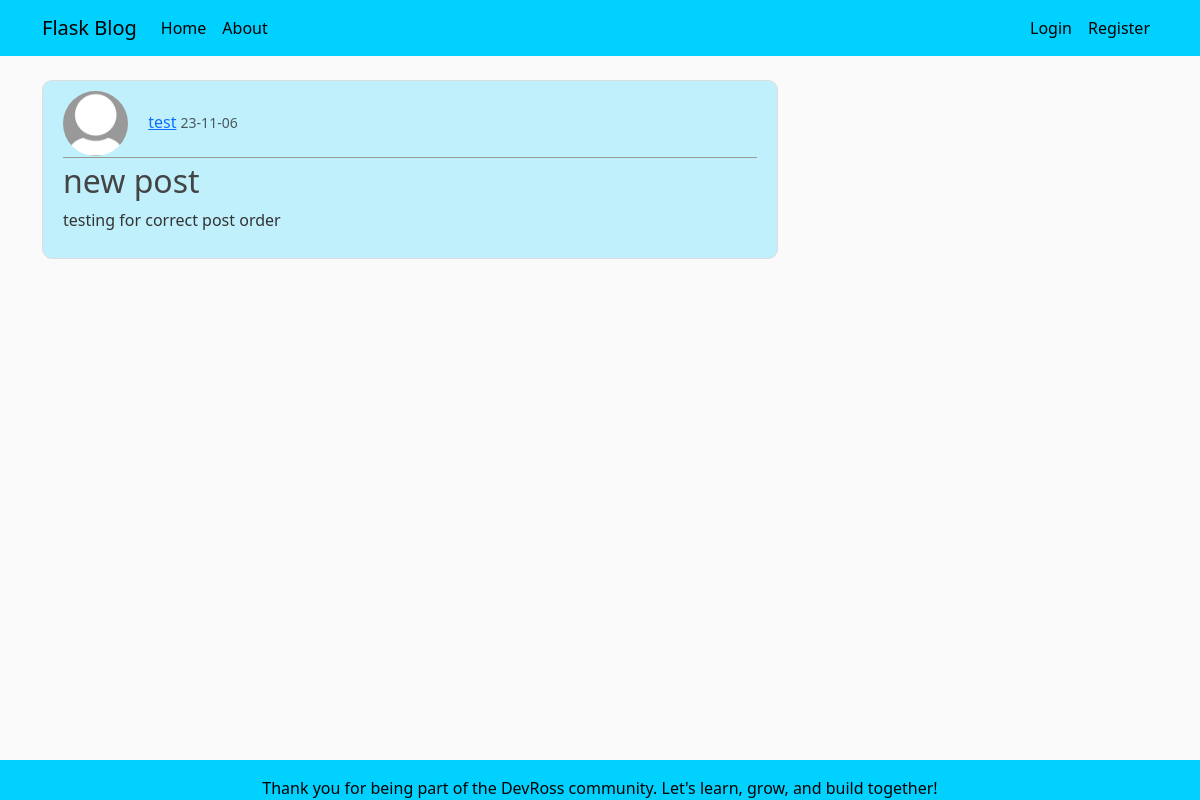
The page /post/12 on the database its author committed.
### flaskblog/models.py (models this page shows, shortened)
class User(db.Model, UserMixin):
    id = db.Column(db.Integer, primary_key=True)
    username = db.Column(db.String(20), unique=True, nullable=False)
    email = db.Column(db.String(120), unique=True, nullable=False)
    image_file = db.Column(db.String(20), nullable=False, default='default.jpg')
    password = db.Column(db.String(60), nullable=False)
    posts = db.relationship('Post', backref='author', lazy=True)

class Post(db.Model):
    id = db.Column(db.Integer, primary_key=True)
    title = db.Column(db.String(100), nullable=False)
    date_posted = db.Column(db.DateTime, nullable=False, default=datetime.utcnow)
    content = db.Column(db.Text, nullable=False)
    user_id = db.Column(db.Integer, db.ForeignKey('user.id'), nullable=False)

### flaskblog/posts/routes.py (the view)
@posts.route("/post/<int:post_id>")
def post(post_id):
    post = Post.query.get_or_404(post_id)
    return render_template('post.html', title=post.title, post=post)

### flaskblog/templates/post.html (shortened to what this page needs)
{% extends "layout.html" %}
{% block content %}
    <article class="media content-section">
        <div class="media-body">
            <div class="article-metadata">
                <img class="rounded-circle article-img"
                     src="{{ url_for('static', filename='profile_pics/' + post.author.image_file) }}"
                     alt="profile image">
                <a class="mr-2"
                   href="{{ url_for('users.user_posts', username=post.author.username) }}">{{ post.author.username }}</a>
                <small class="text-muted">{{ post.date_posted.strftime('%y-%m-%d') }}</small>
            </div>
            <h2 class="article-content">{{ post.title }}</h2>
            <p class="article-content">{{ post.content }}</p>
        </div>
    </article>
{% endblock content %}

### flaskblog/static/main.css (style rules this page uses)
body { background: #fafafa; color: #333333; margin-top: 5rem; }
h1, h2, h3, h4, h5, h6 { color: #444444; }
.content-section { background: #00d1ff3b; padding: 10px 20px; border: 1px solid #dddddd; border-radius: 3px; margin-bottom: 20px; }
.article-content { white-space: pre-line; }
.article-img { height: 65px; width: 65px; margin-right: 16px; }
.article-metadata { padding-bottom: 1px; margin-bottom: 4px; border-bottom: 1px solid #989898 }
.content-section { border-radius: 10px; background: #00d1ff3b; }

### rows shown on the page
User: image_file (placeholder picture), author.username "test"
Post: date_posted "23-11-06", title "new post", content "testing for correct post order"
